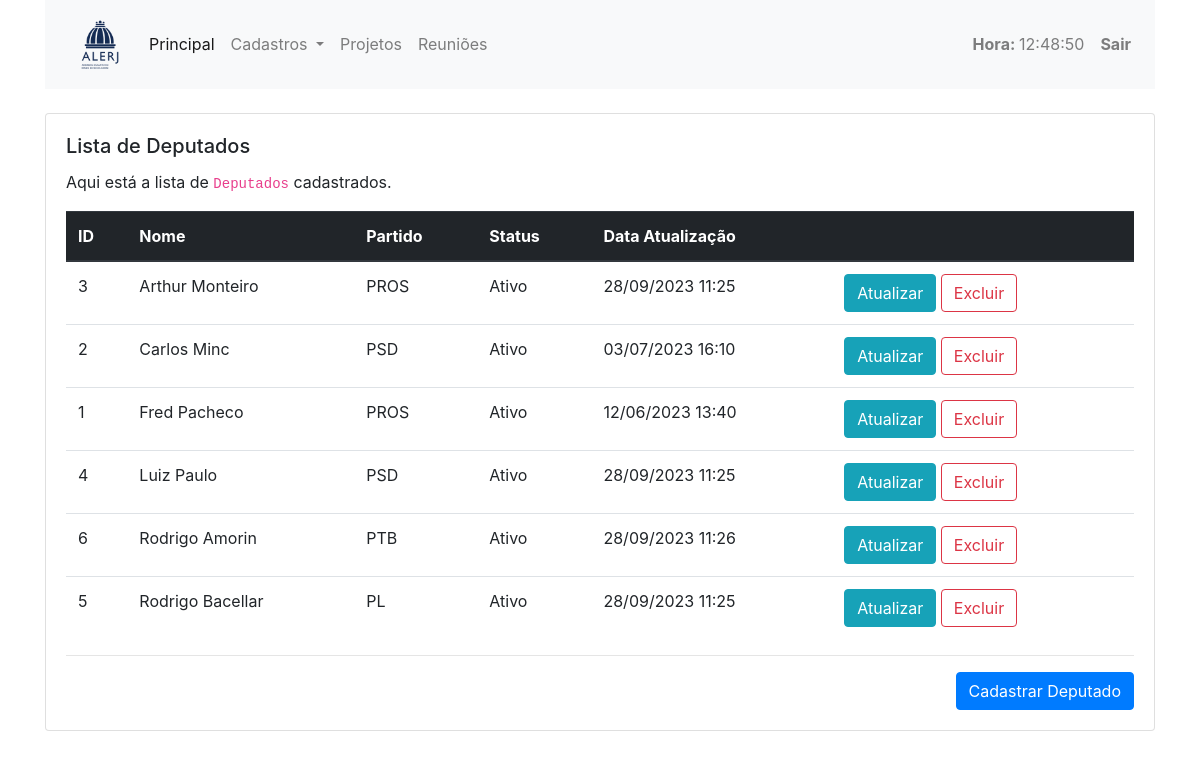
The page /deputados/ (signed in) on the database as committed earlier.
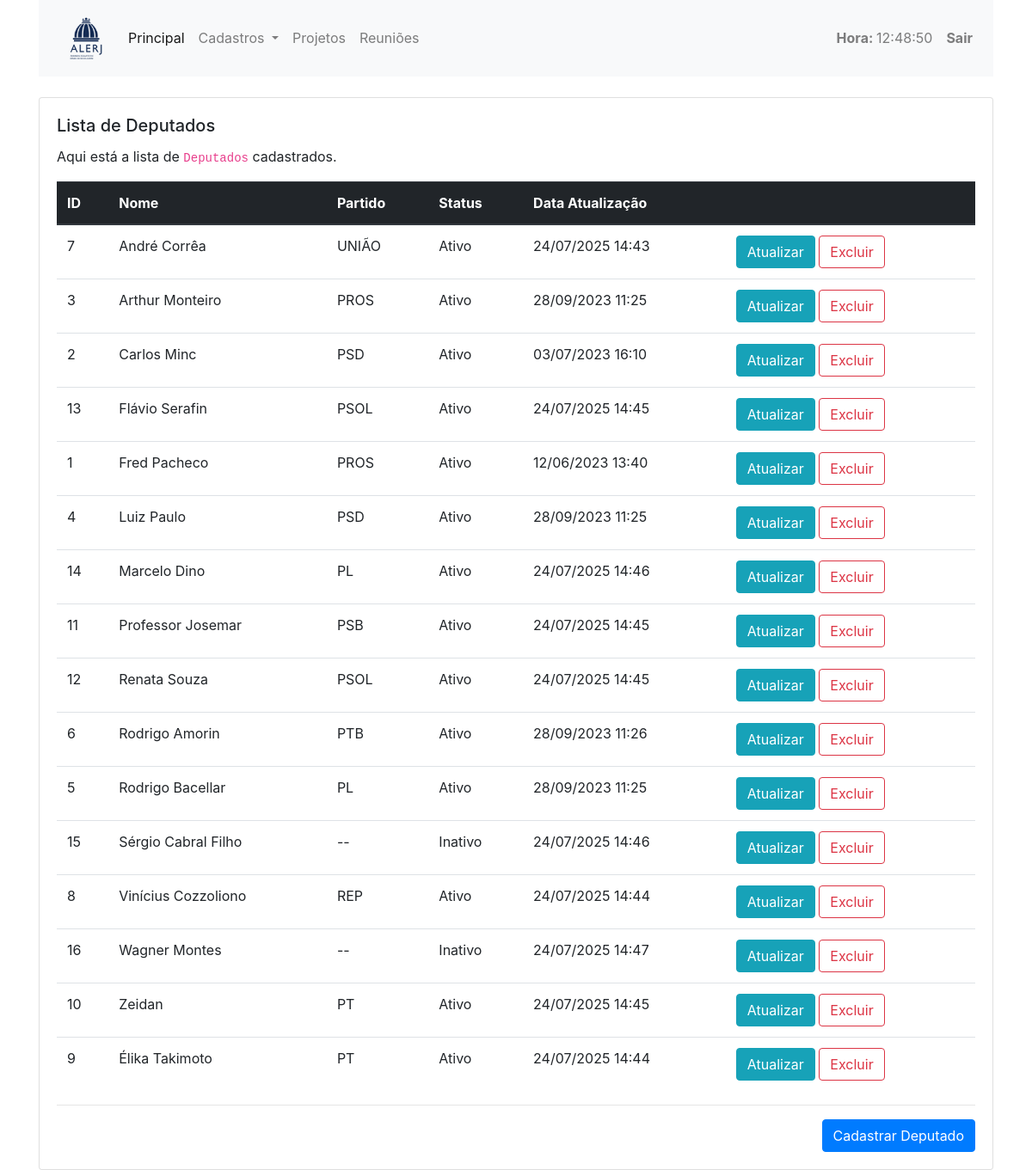
The same page on the database as committed later.
### cadastro/models.py (models this page shows, shortened)
class Deputado(models.Model):
    nome = models.CharField(max_length=200)
    partido = models.CharField(max_length=50, default=None)
    data_atualizacao = models.DateTimeField('Data Atualização', default=timezone.now)
    ativo = models.BooleanField(default=True)
    class Meta:
        ordering = ['nome']
    def Ativo(self):
        if self.ativo:
            return "Ativo"
        else:
            return "Inativo"

### cadastro/views.py (the view)
# urls.py: path('deputados/', DeputadoListView.as_view(), name="lista_deputados"),  # LISTA
class DeputadoListView(LoginRequiredMixin, ListView):
    template_name = "cadastro/deputado/deputado_listagem.html"
    model = Deputado
    context_object_name = "deputados"

### cadastro/templatetags/tempo_atual.py (called while the page is built)
@register.simple_tag
def tempo_atual():
    return datetime.datetime.now().strftime('%H:%M:%S')

### cadastro/templates/cadastro/deputado/deputado_listagem.html (shortened to what this page needs)
{% extends "cadastro/_layouts/base.html" %}
{% block conteudo %}
  <div class="row">
    <div class="col-lg-12 col-md-12 col-sm-12 col-xs-12">
      <div class="card">
        <div class="card-body">
          <h5 class="card-title">Lista de Deputados</h5>
          {% if deputados|length > 0 %}
            <p class="card-text">
              Aqui está a lista de <code>Deputados</code> cadastrados.
            </p>
            <table class="table">
              <thead class="thead-dark">
              <tr>
                <th>ID</th>
                <th>Nome</th>
                <th>Partido</th>
                <th>Status</th>
                <th>Data Atualização</th>
                <th>&nbsp;</th>
              </tr>
              </thead>
              <tbody>
              {% for deputado in deputados %}
                <tr>
                  <td>{{ deputado.id }}</td>
                  <td>{{ deputado.nome }}</td>
                  <td>{{ deputado.partido }}</td>
                  <td>{{ deputado.Ativo }}</td>
                  <td>{{ deputado.data_atualizacao|date:'d/m/Y H:i' }}</td>
                  <td>
                    <a href="{% url 'deputado_edita' pk=deputado.id %}"
                       class="btn btn-info">
                      Atualizar
                    </a>
                    <a href="{% url 'deputado_excluir' pk=deputado.id %}"
                      class="btn btn-outline-danger">
                        Excluir
                    </a>
                  </td>
                </tr>
              {% endfor %}
              </tbody>
            </table>
        {% else %}
          <div class="text-center mt-5 mb-5 jumbotron">
            <h5>Nenhum <code>Deputado</code> cadastrado ainda.</h5>
          </div>
        {% endif %}
          <hr />
          <div class="text-right">
            <a href="{% url 'deputado_insere' %}" class="btn btn-primary">Cadastrar Deputado</a>
          </div>
        </div>
      </div>
    </div>
  </div>
{% endblock %}

Rows that differ between the two databases and show on the page:
added Deputado: id "7", nome "André Corrêa", partido "UNIÃO", Ativo "Ativo", data_atualizacao "24/07/2025 14:43"
added Deputado: id "13", nome "Flávio Serafin", partido "PSOL", Ativo "Ativo", data_atualizacao "24/07/2025 14:45"
added Deputado: id "14", nome "Marcelo Dino", partido "PL", Ativo "Ativo", data_atualizacao "24/07/2025 14:46"
added Deputado: id "11", nome "Professor Josemar", partido "PSB", Ativo "Ativo", data_atualizacao "24/07/2025 14:45"
added Deputado: id "12", nome "Renata Souza", partido "PSOL", Ativo "Ativo", data_atualizacao "24/07/2025 14:45"
added Deputado: id "15", nome "Sérgio Cabral Filho", partido "--", Ativo "Inativo", data_atualizacao "24/07/2025 14:46"
added Deputado: id "8", nome "Vinícius Cozzoliono", partido "REP", Ativo "Ativo", data_atualizacao "24/07/2025 14:44"
added Deputado: id "16", nome "Wagner Montes", partido "--", Ativo "Inativo", data_atualizacao "24/07/2025 14:47"
added Deputado: id "10", nome "Zeidan", partido "PT", Ativo "Ativo", data_atualizacao "24/07/2025 14:45"
added Deputado: id "9", nome "Élika Takimoto", partido "PT", Ativo "Ativo", data_atualizacao "24/07/2025 14:44"
